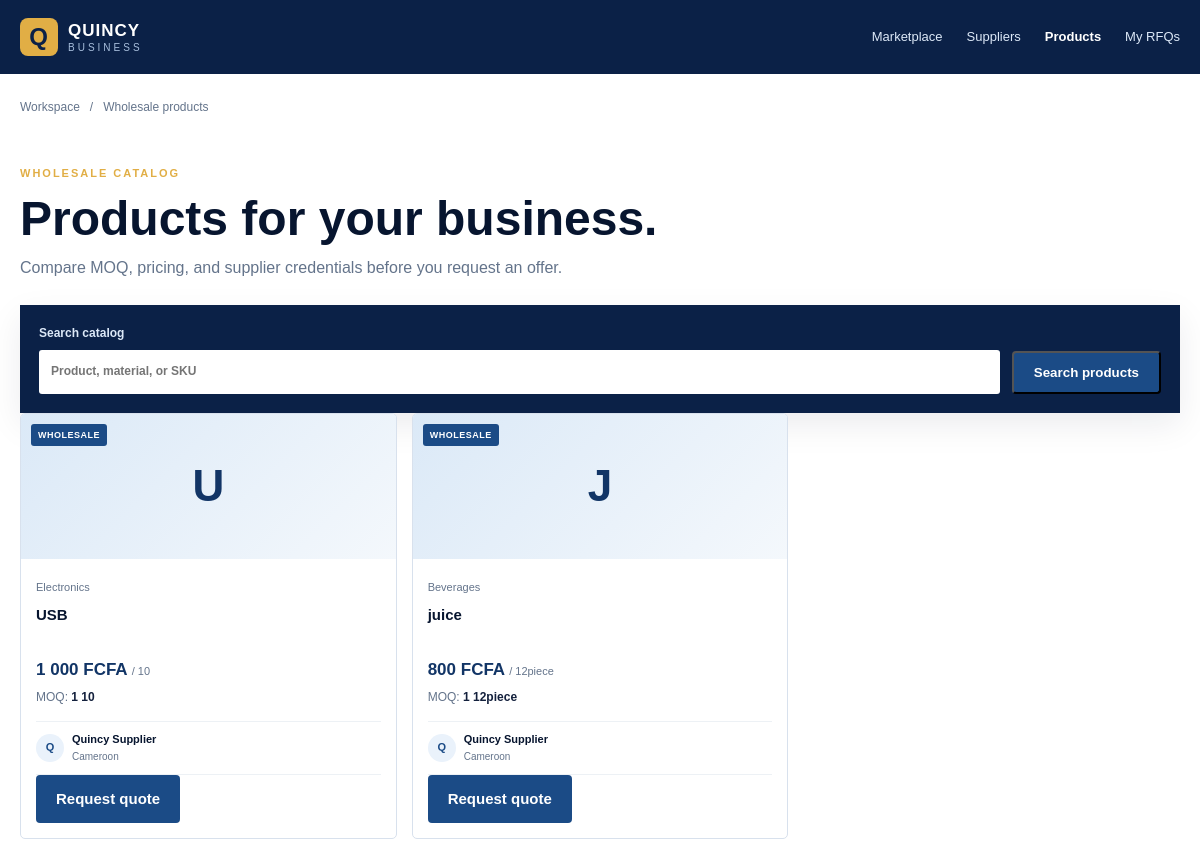
/b2b/products.php, run on the app's committed database.
### tables this page shows
CREATE TABLE `products` (
  `id` int(11) NOT NULL,
  `supplier_id` int(11) DEFAULT NULL,
  `manufacturer_id` int(11) DEFAULT NULL,
  `category_id` int(11) NOT NULL,
  `name` varchar(200) NOT NULL,
  `slug` varchar(220) NOT NULL,
  `description` text DEFAULT NULL,
  `sku` varchar(100) DEFAULT NULL,
  `retail_price` decimal(12,2) NOT NULL,
  `wholesale_price` decimal(12,2) DEFAULT NULL,
  `minimum_order_quantity` int(11) DEFAULT 1,
  `unit` varchar(50) DEFAULT 'piece',
  `weight` decimal(10,2) DEFAULT NULL,
  `country_of_origin` varchar(100) DEFAULT 'Cameroon',
  `status` enum('draft','active','out_of_stock','discontinued') DEFAULT 'draft',
  `created_at` timestamp NOT NULL DEFAULT current_timestamp(),
  `updated_at` timestamp NOT NULL DEFAULT current_timestamp() ON UPDATE current_timestamp()
);

CREATE TABLE `categories` (
  `id` int(11) NOT NULL,
  `parent_id` int(11) DEFAULT NULL,
  `name` varchar(100) NOT NULL,
  `description` text DEFAULT NULL,
  `image` varchar(255) DEFAULT NULL,
  `status` enum('active','inactive') DEFAULT 'active',
  `created_at` timestamp NOT NULL DEFAULT current_timestamp(),
  `updated_at` timestamp NOT NULL DEFAULT current_timestamp() ON UPDATE current_timestamp()
);

CREATE TABLE `suppliers` (
  `id` int(11) NOT NULL,
  `user_id` int(11) NOT NULL,
  `business_id` int(11) NOT NULL,
  `supplier_name` varchar(150) NOT NULL,
  `description` text DEFAULT NULL,
  `address` varchar(255) DEFAULT NULL,
  `city` varchar(100) DEFAULT NULL,
  `country` varchar(100) DEFAULT 'Cameroon',
  `verification_status` enum('pending','verified','rejected') DEFAULT 'pending',
  `rating` decimal(2,1) DEFAULT 0.0,
  `status` enum('active','inactive','suspended') DEFAULT 'active',
  `created_at` timestamp NOT NULL DEFAULT current_timestamp(),
  `updated_at` timestamp NOT NULL DEFAULT current_timestamp() ON UPDATE current_timestamp()
);

### includes/functions.php (called while the page is built, shortened)
<?php
function e(mixed $value): string
{
    return htmlspecialchars((string) $value, ENT_QUOTES, 'UTF-8');
}
function formatPrice(float|int|string $amount): string
{
    return number_format((float) $amount, 0, '.', ' ') . ' FCFA';
}

### config/config.php (called while the page is built, shortened)
<?php
require_once __DIR__ . '/database.php';
spl_autoload_register(static function (string $class): void {
    $path = ROOT_PATH . '/classes/' . $class . '.php';
});

### config/database.php (called while the page is built, shortened)
<?php
final class Database
{
    private static ?self $instance = null;
    private PDO $connection;
    private function __construct()
    {
        $dsn = sprintf(
            'mysql:host=%s;port=%s;dbname=%s;charset=%s',
            DB_HOST,
            DB_PORT,
            DB_NAME,
            DB_CHARSET
        );
        $this->connection = new PDO($dsn, DB_USER, DB_PASS, [
            PDO::ATTR_ERRMODE => PDO::ERRMODE_EXCEPTION,
            PDO::ATTR_DEFAULT_FETCH_MODE => PDO::FETCH_ASSOC,
            PDO::ATTR_EMULATE_PREPARES => false,
        ]);
    }
    public static function getInstance(): self
    {
        return self::$instance ??= new self();
    }
    public function getConnection(): PDO
    {
        return $this->connection;
    }
}

### classes/Product.php (called while the page is built, shortened)
<?php
final class Product
{
    private PDO $db;
    public function __construct()
    {
        $this->db = Database::getInstance()->getConnection();
    }
    public function wholesaleSearch(
        string $term = '',
        ?int $categoryId = null,
        int $minimumQuantity = 0,
        int $limit = 24
    ): array {
        $where = [
            "p.status = 'active'",
            "p.wholesale_price IS NOT NULL",
            "p.minimum_order_quantity > 0"
        ];
        $params = [];
        $limit = max(1, min($limit, 100));
        $stmt = $this->db->prepare(
            'SELECT p.id,
                    p.supplier_id,
                    p.manufacturer_id,
                    p.category_id,
                    p.name,
                    p.description,
                    p.sku,
                    p.retail_price,
                    p.wholesale_price,
                    p.minimum_order_quantity,
                    p.unit,
                    c.name AS category_name,
                    s.supplier_name,
                    s.city,
                    s.country,
                    s.verification_status,
                    s.rating,
                    COALESCE(i.quantity - i.reserved_quantity, 0) AS available_quantity,
                    (SELECT pi.image
                     FROM product_images pi
                     WHERE pi.product_id = p.id
                     ORDER BY pi.is_primary DESC, pi.sort_order
                     LIMIT 1) AS image
             FROM products p
             LEFT JOIN categories c ON c.id = p.category_id
             LEFT JOIN suppliers s
                    ON s.id = p.supplier_id
                   AND s.status = "active"
             LEFT JOIN inventory i
                    ON i.product_id = p.id
                   AND i.variant_id IS NULL
             WHERE ' . implode(' AND ', $where) . '
             ORDER BY s.verification_status = "verified" DESC,
                      s.rating DESC,
                      p.created_at DESC
             LIMIT ' . $limit
        );
        $stmt->execute($params);
        return $stmt->fetchAll();
    }
}

### b2b/products.php (the view, shortened to what this page needs)
<?php
require_once dirname(__DIR__).'/config/config.php'; require_once ROOT_PATH.'/includes/functions.php';
$q=trim((string)($_GET['q']??'')); $products=[]; $error=null; $supplier=(int)($_GET['supplier']??0);
try{$products=(new Product())->wholesaleSearch($q,null,0,60); if($supplier>0)$products=array_values(array_filter($products,static fn($p)=>(int)$p['supplier_id']===$supplier));}catch(PDOException $e){error_log('B2B products: '.$e->getMessage());$error='Products are temporarily unavailable.';}
?>
<!doctype html><html lang="en"><head><meta charset="utf-8"><meta name="viewport" content="width=device-width,initial-scale=1">
<link rel="stylesheet" href="<?=e(BASE_URL)?>/assets/css/style.css"></head><body class="b2b-page"><header class="directory-header"><div class="container directory-header-row"><a class="brand" href="<?=e(BASE_URL)?>/b2b/"><span class="brand-mark">Q</span><span><strong>QUINCY</strong><small>BUSINESS</small></span></a><nav><a href="<?=e(BASE_URL)?>/b2b/marketplace.php">Marketplace</a><a href="<?=e(BASE_URL)?>/b2b/suppliers.php">Suppliers</a><a class="directory-active" href="<?=e(BASE_URL)?>/b2b/products.php">Products</a><a href="<?=e(BASE_URL)?>/b2b/quotations.php">My RFQs</a></nav></div></header><main class="container b2b-main"><div class="directory-breadcrumb"><a href="<?=e(BASE_URL)?>/b2b/">Workspace</a><span>/</span>Wholesale products</div><section class="rfq-heading"><p class="eyebrow">WHOLESALE CATALOG</p><h1>Products for your business.</h1><p>Compare MOQ, pricing, and supplier credentials before you request an offer.</p></section><form class="b2b-search" method="get"><label><span>Search catalog</span><input name="q" value="<?=e($q)?>" placeholder="Product, material, or SKU"></label><button class="button button-primary">Search products</button></form><?php if($error):?><div class="catalog-notice"><?=e($error)?></div><?php elseif(!$products):?><div class="supplier-empty"><h2>No products found</h2><p>Try another search or tell suppliers what you need.</p><a href="<?=e(BASE_URL)?>/b2b/request-quotation.php">Post an RFQ</a></div><?php else:?><div class="b2b-product-grid"><?php foreach($products as $p):?><article class="b2b-product-card"><div class="b2b-product-image"><?=e(strtoupper(substr((string)$p['name'],0,1)))?><span>Wholesale</span></div><div class="b2b-product-body"><small><?=e($p['category_name']??'Business supply')?></small><h3><a href="<?=e(BASE_URL)?>/b2b/product-details.php?id=<?= (int)$p['id']?>"><?=e($p['name'])?></a></h3><div class="b2b-price"><strong><?=e(formatPrice($p['wholesale_price']))?></strong><span>/ <?=e($p['unit']?:'unit')?></span></div><p class="b2b-moq">MOQ: <strong><?= (int)$p['minimum_order_quantity']?> <?=e($p['unit']?:'units')?></strong></p><div class="b2b-supplier"><span class="supplier-mini-avatar"><?=e(strtoupper(substr((string)$p['supplier_name'],0,1)))?></span><span><strong><?=e($p['supplier_name'])?></strong><small><?=e(implode(', ',array_filter([$p['city'],$p['country']])))?></small></span></div><a class="button button-primary" href="<?=e(BASE_URL)?>/b2b/request-quotation.php?product=<?= (int)$p['id']?>">Request quote</a></div></article><?php endforeach;?></div><?php endif;?></main></body></html>

### assets/css/style.css (style rules this page uses)
:root { --navy-950: #07152f; --navy-900: #0b2147; --navy-800: #123566; --navy-700: #1b4b86; --blue-100: #eaf2fb; --blue-50: #f5f8fc; --white: #ffffff; --ink: #14213d; --muted: #64748b; --border: #d8e1ed; --gold: #e1ae45; --shadow: 0 12px 32px rgba(7, 21, 47, .08); }
* { box-sizing: border-box; }
html { scroll-behavior: smooth; }
body { margin: 0; color: var(--ink); background: var(--white); font: 15px/1.6 Arial, sans-serif; }
a { color: inherit; text-decoration: none; }
.container { width: min(1180px, calc(100% - 40px)); margin: 0 auto; }
.brand { display: inline-flex; align-items: center; gap: 10px; color: var(--white); letter-spacing: 1px; }
.brand-mark { display: grid; width: 38px; height: 38px; place-items: center; color: var(--navy-900); background: var(--gold); border-radius: 8px; font-size: 24px; font-weight: 800; }
.brand strong, .brand small { display: block; line-height: 1; }
.brand strong { font-size: 17px; }
.brand small { margin-top: 4px; color: #a8bfdd; font-size: 10px; letter-spacing: 3px; }
.eyebrow { margin: 0 0 10px; color: var(--gold); font-size: 11px; font-weight: 700; letter-spacing: 2px; }
.button { display: inline-block; padding: 12px 20px; border-radius: 4px; font-weight: 700; }
.button-primary { color: var(--white); background: var(--navy-700); }
.directory-header { color: var(--white); background: var(--navy-900); }
.directory-header-row { display: flex; min-height: 74px; align-items: center; justify-content: space-between; gap: 25px; }
.directory-header nav { display: flex; align-items: center; gap: 24px; color: #dce8f7; font-size: 13px; }
.directory-active { color: var(--white); font-weight: 700; }
.directory-breadcrumb { display: flex; gap: 10px; margin-bottom: 28px; color: var(--muted); font-size: 12px; }
.b2b-main { padding-top: 24px; padding-bottom: 70px; }
.b2b-search { display: flex; align-items: end; gap: 12px; padding: 19px; background: var(--navy-900); box-shadow: var(--shadow); }
.b2b-search label { display: grid; flex: 1; gap: 7px; color: #dce8f7; font-size: 12px; font-weight: 700; }
.b2b-search input { width: 100%; padding: 12px; color: var(--ink); background: var(--white); border: 0; border-radius: 3px; outline: 0; font: inherit; }
.b2b-product-grid { display: grid; grid-template-columns: repeat(3, 1fr); gap: 15px; }
.b2b-product-card { overflow: hidden; background: var(--white); border: 1px solid var(--border); border-radius: 5px; }
.b2b-product-image { position: relative; display: grid; height: 145px; place-items: center; color: var(--navy-800); background: linear-gradient(135deg, #dbe9f7, #f4f8fc); font-size: 44px; font-weight: 700; }
.b2b-product-image span { position: absolute; top: 10px; left: 10px; padding: 4px 7px; color: var(--white); background: var(--navy-700); border-radius: 3px; font-size: 9px; letter-spacing: .5px; text-transform: uppercase; }
.b2b-product-body { padding: 15px; }
.b2b-product-body > small { color: var(--muted); font-size: 11px; }
.b2b-product-body h3 { min-height: 43px; margin: 5px 0 10px; color: var(--navy-950); font-size: 15px; }
.b2b-price { display: flex; align-items: baseline; gap: 4px; }
.b2b-price strong { color: var(--navy-800); font-size: 17px; }
.b2b-price span { color: var(--muted); font-size: 11px; }
.b2b-moq { margin: 5px 0 14px; color: var(--muted); font-size: 12px; }
.b2b-moq strong { color: var(--ink); }
.b2b-supplier { display: flex; align-items: center; gap: 8px; min-height: 39px; padding: 9px 0; border-top: 1px solid #edf1f5; border-bottom: 1px solid #edf1f5; }
.supplier-mini-avatar { display: grid; width: 28px; height: 28px; flex-shrink: 0; place-items: center; color: var(--navy-700); background: var(--blue-100); border-radius: 50%; font-size: 11px; font-weight: 700; }
.b2b-supplier > span:nth-child(2) { display: grid; min-width: 0; flex: 1; }
.b2b-supplier strong { overflow: hidden; color: var(--navy-950); font-size: 11px; text-overflow: ellipsis; white-space: nowrap; }
.b2b-supplier small { overflow: hidden; color: var(--muted); font-size: 10px; text-overflow: ellipsis; white-space: nowrap; }
.rfq-heading { max-width: 740px; padding: 20px 0 25px; }
.rfq-heading h1 { margin: 0 0 10px; color: var(--navy-950); font-size: clamp(32px, 4vw, 48px); line-height: 1.08; }
.rfq-heading p:not(.eyebrow) { margin: 0; color: var(--muted); font-size: 16px; }

### data on the page
products: name "U", category.name "Electronics", name "USB", wholesale_price "1 000 FCFA", unit "10", minimum_order_quantity "1", supplier.supplier_name "Q", supplier.supplier_name "Quincy Supplier", supplier.country "Cameroon"
products: name "J", category.name "Beverages", name "juice", wholesale_price "800 FCFA", unit "12piece", minimum_order_quantity "1", supplier.supplier_name "Q", supplier.supplier_name "Quincy Supplier", supplier.country "Cameroon"
